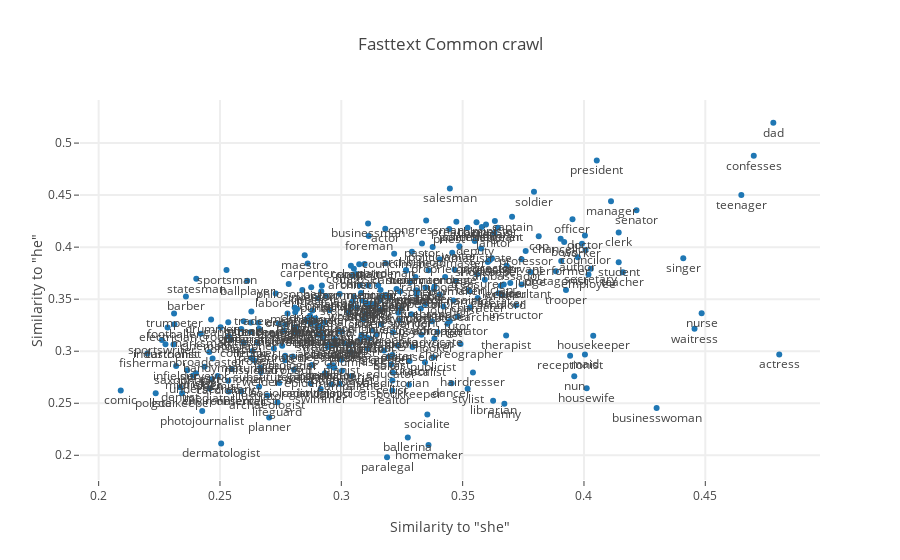

Notebook code cell kept with this figure:
### Markdown cell above
The above visualizations show all occupations along with their similarities to both the axes.
If the model were perfectly unbiased, we would expect all the words to lie the x=y line through the origin.

The spread of the points around this line is an indication of bias, and for the wikipedia data, most of the words seem clustered at about the same location around (0.15, 0.12), which shows a slight bias towards 'she' for the list of occupations we've chosen.

### Code cell
points = np.array([bias(cc, ['she', 'he'], w) for w in profs[0].values])
scatter(points[:, 0], points[:, 1], profs[0].values, label= True, title='Fasttext Common crawl')

### Figure 1 — Plotly figure (JSON) as saved in the notebook; plotly's stock layout.template omitted (floating-point values rounded to 4 significant figures; data arrays with more than 128 entries replaced by an {"elided": "..."} marker saying what was removed)
{"data": [{"mode": "markers+text", "text": {"elided": "320 str values"}, "textposition": "bottom center", "type": "scatter", "uid": "92fc5394-0b55-4654-960a-589145437f1d", "x": {"elided": "320 float values"}, "y": {"elided": "320 float values"}}], "layout": {"hovermode": "closest", "showlegend": false, "title": "Fasttext Common crawl", "xaxis": {"gridwidth": 2, "ticklen": 5, "title": "Similarity to \"she\"", "zeroline": false}, "yaxis": {"gridwidth": 2, "ticklen": 5, "title": "Similarity to \"he\""}}}
